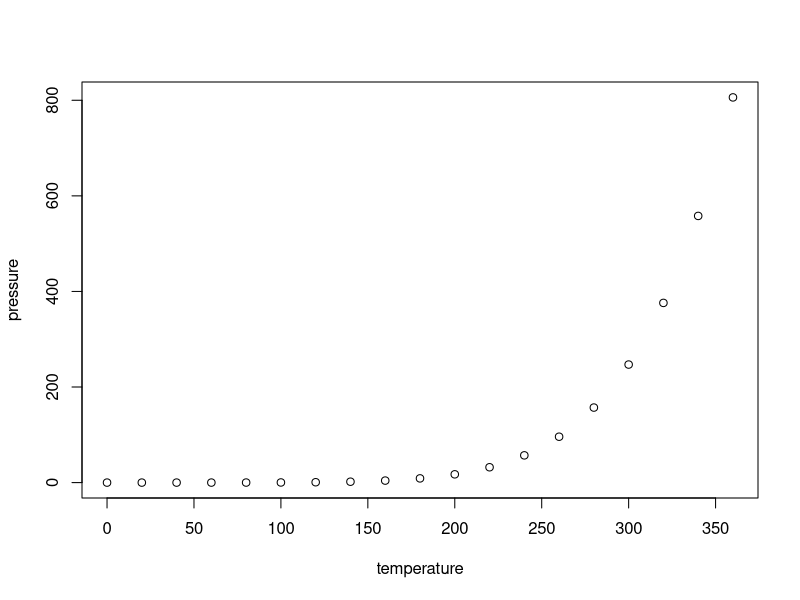
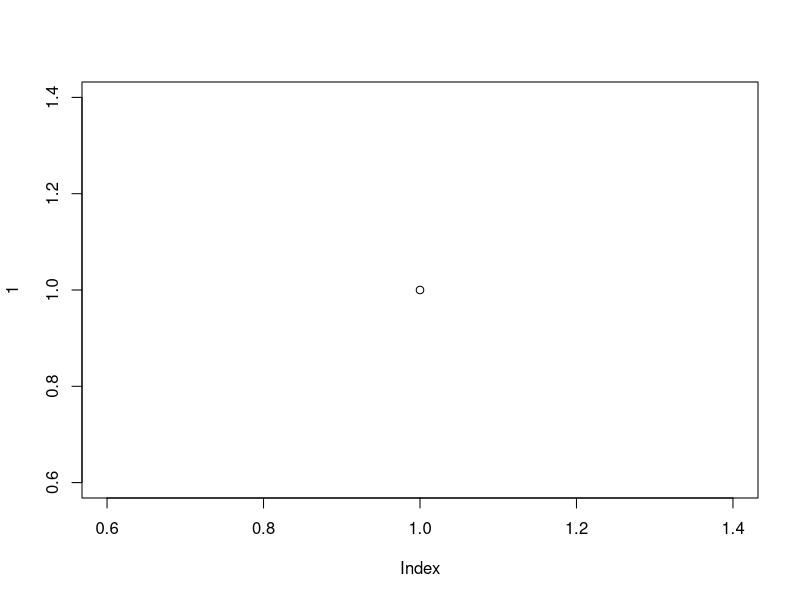
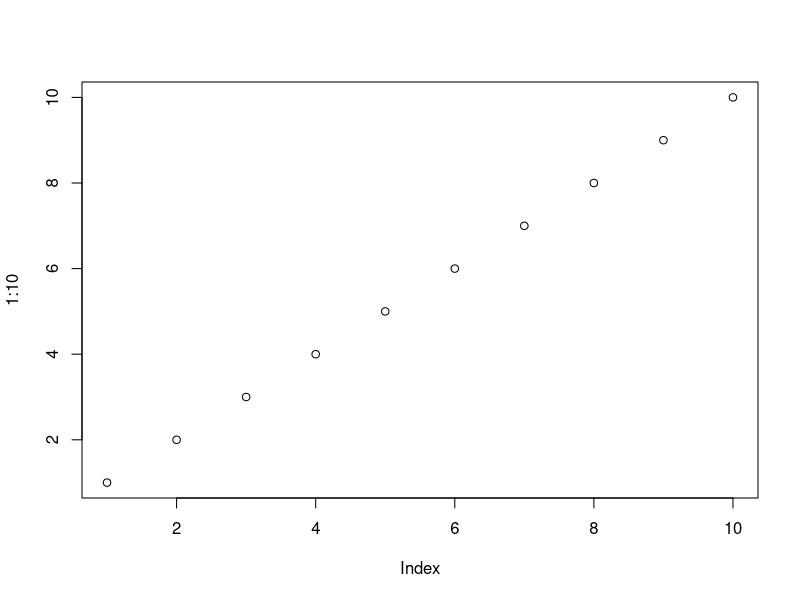

Source code (R) for these figures, in order:
## ---- chunk 1
knitr::opts_chunk$set(echo = TRUE)
## ---- chunk 2
getwd()
## ---- chunk 3
rpois(3, lambda = 100)
## ---- chunk 4
summary(cars)
## ---- chunk 5
plot(pressure)
plot(1)
## ---- chunk 6
plot(1:10)
